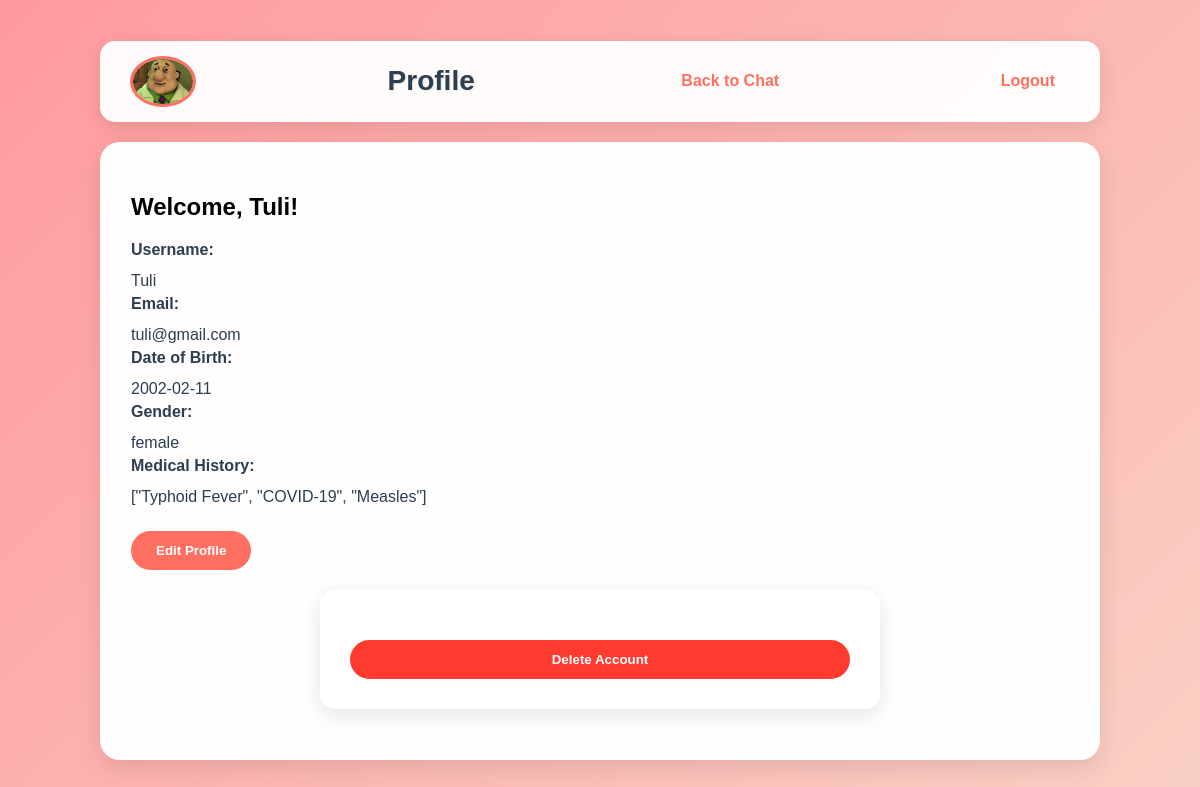
Page /auth/profile (signed in) on the committed database.
### app/models.py (models this page shows, shortened)
class User(UserMixin, db.Model):
    id = db.Column(db.Integer, primary_key=True)
    username = db.Column(db.String(64), unique=True, nullable=False)
    email = db.Column(db.String(120), unique=True, nullable=False)
    password_hash = db.Column(db.String(128))
    date_of_birth = db.Column(db.Date)
    gender = db.Column(db.String(10))
    medical_history = db.Column(db.Text)  # New field for medical history
    created_at = db.Column(db.DateTime, default=datetime.utcnow)
    conversations = db.relationship('Conversation', backref='user', lazy='dynamic')

### app/routes/auth.py (the view)
@auth_bp.route('/profile')
@login_required
def profile():
    return render_template('profile.html', user=current_user)

### app/models.py (called while the page is built)
@login_manager.user_loader
def load_user(id):
    return User.query.get(int(id))

### templates/profile.html (shortened to what this page needs)
{% extends "base.html" %}
{% block content %}
    <header>
        <img src="{{ url_for('static', filename='images/doctor-avatar.png') }}" alt="Doctor" class="logo">
        <h1>Profile</h1>
        <a href="{{ url_for('chat.chat_page') }}">Back to Chat</a>
        <a href="{{ url_for('auth.logout') }}">Logout</a>
    </header>
    <div class="chat-window">
        <h2>Welcome, {{ user.username }}!</h2>
        <div id="profile-view">
            <div class="form-group">
                <label>Username:</label>
                <p>{{ user.username }}</p>
            </div>
            <div class="form-group">
                <label>Email:</label>
                <p>{{ user.email }}</p>
            </div>
            <div class="form-group">
                <label>Date of Birth:</label>
                <p>{{ user.date_of_birth.strftime('%Y-%m-%d') if user.date_of_birth else 'Not provided' }}</p>
            </div>
            <div class="form-group">
                <label>Gender:</label>
                <p>{{ user.gender if user.gender else 'Not provided' }}</p>
            </div>
            <div class="form-group">
                <label>Medical History:</label>
                <p>{{ user.medical_history if user.medical_history else 'Not provided' }}</p>
            </div>
            <button id="edit-profile-btn">Edit Profile</button>
        </div>
        <form id="delete-account-form" method="POST" action="{{ url_for('auth.delete_account') }}">
            <button type="submit" id="delete-account-btn" onclick="return confirm('Are you sure you want to delete your account? This action cannot be undone.');">Delete Account</button>
        </form>
    </div>
{% endblock %}

### static/css/style.css (style rules this page uses)
body { background: linear-gradient(135deg, #ff9a9e, #fad0c4, #fad0c4, #a1c4fd, #c2e9fb); font-family: 'Poppins', sans-serif; margin: 0; min-height: 100vh; display: flex; justify-content: center; align-items: center; background-size: 400% 400%; animation: gradientShift 20s ease infinite; }
header { display: flex; justify-content: space-between; align-items: center; background: rgba(255, 255, 255, 0.95); padding: 15px 30px; border-radius: 15px; box-shadow: 0 6px 20px rgba(0, 0, 0, 0.1); backdrop-filter: blur(10px); position: sticky; top: 20px; z-index: 10; }
.logo { width: 60px; border-radius: 50%; border: 3px solid #ff6f61; transition: transform 0.3s ease; }
header h1 { font-size: 28px; color: #2c3e50; margin: 0; text-shadow: 1px 1px 2px rgba(0, 0, 0, 0.1); }
header a { color: #ff6f61; text-decoration: none; font-weight: 600; padding: 8px 15px; border-radius: 20px; transition: background 0.3s ease, color 0.3s ease; }
.chat-window { background: rgba(255, 255, 255, 0.98); padding: 30px; border-radius: 20px; box-shadow: 0 8px 25px rgba(0, 0, 0, 0.1); margin-top: 20px; backdrop-filter: blur(8px); border: 1px solid rgba(255, 255, 255, 0.3); }
form { display: flex; flex-direction: column; gap: 15px; max-width: 500px; margin: 20px auto; background: rgba(255, 255, 255, 0.95); padding: 30px; border-radius: 15px; box-shadow: 0 6px 20px rgba(0, 0, 0, 0.1); }
.form-group { display: flex; flex-direction: column; gap: 8px; }
.form-group label { font-weight: 600; color: #2c3e50; }
button { padding: 12px; background: #ff6f61; color: #fff; border: none; border-radius: 25px; cursor: pointer; font-weight: 600; transition: background 0.3s ease, transform 0.3s ease; }
#profile-view p { margin: 5px 0; color: #2c3e50; font-size: 16px; }
#edit-profile-btn { background: #ff6f61; color: #fff; border: none; padding: 12px 25px; border-radius: 25px; cursor: pointer; font-weight: 600; transition: background 0.3s ease, transform 0.3s ease; margin-top: 20px; }
#delete-account-btn { background: #ff3b2f; color: #fff; border: none; padding: 12px 25px; border-radius: 25px; cursor: pointer; font-weight: 600; transition: background 0.3s ease, transform 0.3s ease; margin-top: 20px; }

### rows in the picture
User: username "Tuli", email "tuli@gmail.com", date_of_birth "2002-02-11", gender "female", medical_history "[\"Typhoid Fever\", \"COVID-19\", \"Measles\"]"
